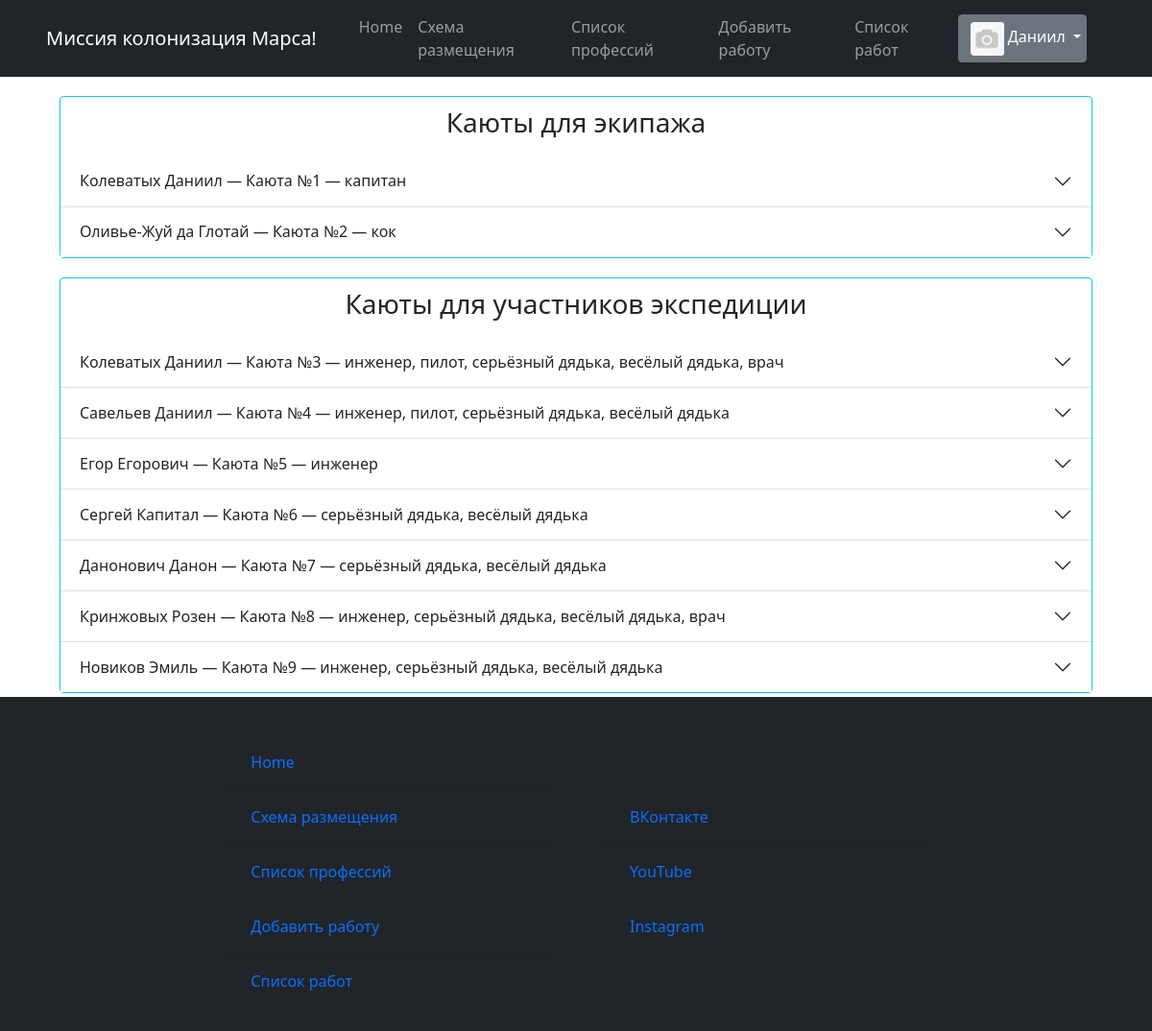
The app's page /distribution/ (signed in), older data.
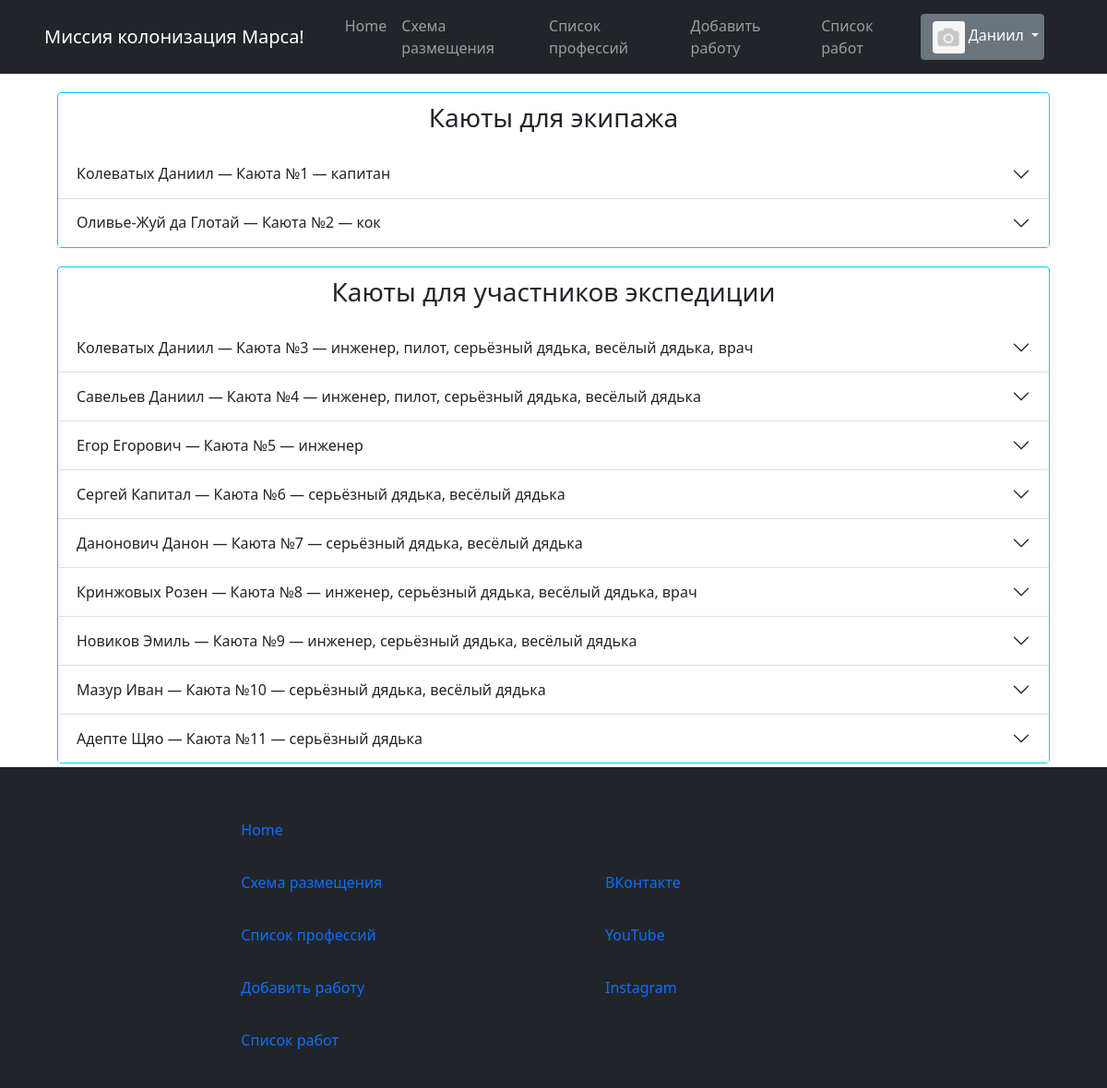
The same page, newer data.
### static/data/crew.py (models this page shows, shortened)
class Crew(SqlAlchemyBase, UserMixin):
    __tablename__ = 'crew'
    id = sqlalchemy.Column(sqlalchemy.Integer,
                           primary_key=True, autoincrement=True)
    uniq_crew_id = sqlalchemy.Column(sqlalchemy.Integer, nullable=True)
    post = sqlalchemy.Column(sqlalchemy.String, nullable=True)
    surname = sqlalchemy.Column(sqlalchemy.String, nullable=True)
    name = sqlalchemy.Column(sqlalchemy.String, nullable=True)
    email = sqlalchemy.Column(sqlalchemy.String,
                              index=True, unique=True, nullable=True)
    sex = sqlalchemy.Column(sqlalchemy.String, nullable=True)
    hashed_password = sqlalchemy.Column(sqlalchemy.String, nullable=True)
    studying = sqlalchemy.Column(sqlalchemy.String, nullable=True)
    professions = sqlalchemy.Column(sqlalchemy.String, nullable=True)
    about = sqlalchemy.Column(sqlalchemy.String, nullable=True)
    created_date = sqlalchemy.Column(sqlalchemy.String, nullable=True)

### static/data/users.py (models this page shows, shortened)
class User(SqlAlchemyBase, UserMixin):
    __tablename__ = 'users'
    id = sqlalchemy.Column(sqlalchemy.Integer,
                           primary_key=True, autoincrement=True)
    surname = sqlalchemy.Column(sqlalchemy.String, nullable=True)
    name = sqlalchemy.Column(sqlalchemy.String, nullable=True)
    sex = sqlalchemy.Column(sqlalchemy.String, nullable=True)
    email = sqlalchemy.Column(sqlalchemy.String,
                              index=True, unique=True, nullable=True)
    hashed_password = sqlalchemy.Column(sqlalchemy.String, nullable=True)
    studying = sqlalchemy.Column(sqlalchemy.String, nullable=True)
    professions = sqlalchemy.Column(sqlalchemy.String, nullable=True)
    about = sqlalchemy.Column(sqlalchemy.String, nullable=True)
    created_date = sqlalchemy.Column(sqlalchemy.String, nullable=True)
    image_link = sqlalchemy.Column(sqlalchemy.String, nullable=True)
    disk_path = sqlalchemy.Column(sqlalchemy.String, nullable=True)

### runner.py (the view)
@app.route('/distribution/', methods=['POST', 'GET'])
def distribution():
    db_sess = db_session.create_session()
    data_members = [[user.surname, user.name, user.sex, user.email, user.studying, user.professions, user.about,
                     user.created_date] for user in db_sess.query(User).all()]
    db_sess = db_session.create_session()
    data_crew = [[user.surname, user.name, user.post, user.email, user.studying, user.professions, user.about,
                  user.created_date] for user in db_sess.query(Crew).all()]
    return render_template("html/distribution.html",
                           title='Список профессий',
                           image=image,
                           menu_bar_title='Миссия колонизация Марса!',
                           rooms=[data_crew, data_members],
                           shift=len(data_crew))

### runner.py (called while the page is built)
@login_manager.user_loader
def load_user(user_id):
    db_sess = db_session.create_session()
    return db_sess.query(User).get(user_id)

### static/data/db_session.py (called while the page is built)
def create_session() -> Session:
    global __factory
    return __factory()

### templates/html/distribution.html (shortened to what this page needs)
{% extends "html/base.html" %}
{% block content %}
    <div class="startpage">
        <div class="card border-info distribution">
            <div class="card-body-title distribution-title">
                <h3>Каюты для экипажа</h3>
            </div>
            <div class="accordion accordion-flush" id="accordionFlushExample">
                {% for room in rooms[0] %}
                <div class="accordion-item">
                    <h2 class="accordion-header" id="{{ loop.index }}">
                        <button class="accordion-button collapsed" type="button" data-bs-toggle="collapse" data-bs-target="#flush-{{ loop.index }}" aria-expanded="false" aria-controls="flush-collapseOne">
                            {{ room[0] }} {{ room[1] }} — Каюта №{{ loop.index }} — {{ room[2].lower() }}
                        </button>
                    </h2>
                </div>
                {% endfor %}
            </div>
        </div>
        <div class="card border-info distribution">
            <div class="card-body-title distribution-title">
                <h3>Каюты для участников экспедиции</h3>
            </div>
            <div class="accordion accordion-flush" id="accordionFlushExample">
                {% for room in rooms[1] %}
                    <div class="accordion-item">
                        <h2 class="accordion-header" id="{{ loop.index }}-members">
                            <button class="accordion-button collapsed" type="button" data-bs-toggle="collapse" data-bs-target="#flush-{{ loop.index }}-members" aria-expanded="false" aria-controls="flush-collapseOne">
                                {{ room[0] }} {{ room[1] }} — Каюта №{{ loop.index + shift }} — {{ room[5].lower() }}
                            </button>
                        </h2>
                    </div>
                {% endfor %}
            </div>
        </div>
    </div>
{% endblock %}

### templates/html/base.html (shortened to what the changed rows need)
<!doctype html>
<html lang="en">
<head>
    <link rel="stylesheet"
          href="https://stackpath.bootstrapcdn.com/bootstrap/4.4.1/css/bootstrap.min.css"
>
    <link rel="stylesheet" href="../../static/css/professions.css">
    <link rel="stylesheet" href="../../static/css/index.css">
    <link rel="stylesheet" href="../../static/css/bar.css">
    <link rel="stylesheet" href="../../static/bootstrap-5.1.3-dist/css/bootstrap.css">
    <link rel="stylesheet" href="../../static/bootstrap-5.1.3-dist/css/bootstrap-grid.css">
    <link rel="stylesheet" href="../../static/bootstrap-5.1.3-dist/css/bootstrap-reboot.css">
    <link rel="stylesheet" href="../../static/bootstrap-5.1.3-dist/css/bootstrap-utilities.css">
    <link rel="stylesheet" href="../../static/css/professions.css">
    <link rel="stylesheet" href="../../static/css/index.css">
    <link rel="stylesheet" href="../../static/css/bar.css">
</head>
<body>
<div class="wrapper">
    <header>
    <nav class="navbar navbar-expand-lg navbar-dark bg-dark text-white">
        <div class="container-fluid">
            <div class="collapse navbar-collapse" id="navbarSupportedContent">
                {% if current_user.is_authenticated %}
                    <div class="dropdown-navbar user-navbar">
                        <div class="btn-group">
                            <button type="button" class="btn btn-secondary dropdown-toggle" data-bs-toggle="dropdown"
                                    href="#" role="button" aria-expanded="false" id="user">
                                <span>
                                    {% if image %}
                                        <img src="{{ url_for('static', filename=image) }}"
                                             class="img-fluid rounded-start profile-card-img miniature-pic"
                                             alt="">
                                    {% else %}
                                        <img src="{{ url_for('static', filename='/images/avatars/no_avatar.png') }}"
                                             class="img-fluid rounded-start profile-card-img miniature-pic"
                                             alt="">
                                    {% endif %}
                                </span>
                                {{ current_user.name }}
                            </button>
                        </div>
                    </div>
                {% else %}
                    <form class="d-flex">
                        <a class="nav-brand" href="/login"><button class="btn btn-outline-success me-2" type="button">Войти</button></a>
                        <a class="nav-brand" href="/register"><button class="btn btn-outline-success me-2" type="button">Зарегистрироваться</button></a>
                    </form>
                {% endif %}
            </div>
        </div>
    </nav>
</header>
<main role="main" class="container">
    {% block content %}{% endblock %}
</main>
</div>
</body>
</html>

Row changes from the older to the newer data that the page shows:
added User: surname "Мазур", name "Иван", professions "серьёзный дядька, весёлый дядька"
added User: surname "Адепте", name "Щяо", professions "серьёзный дядька"
